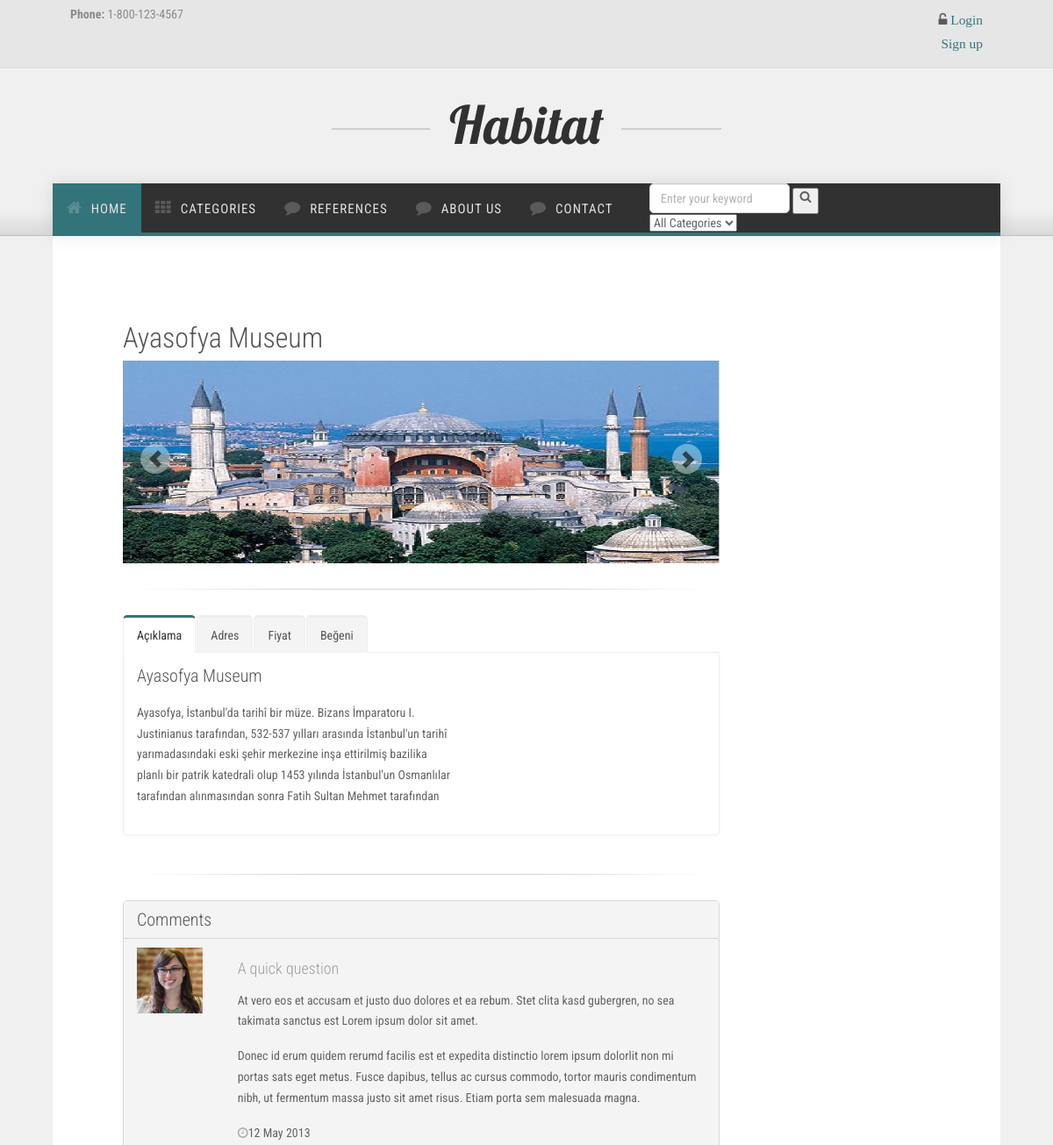
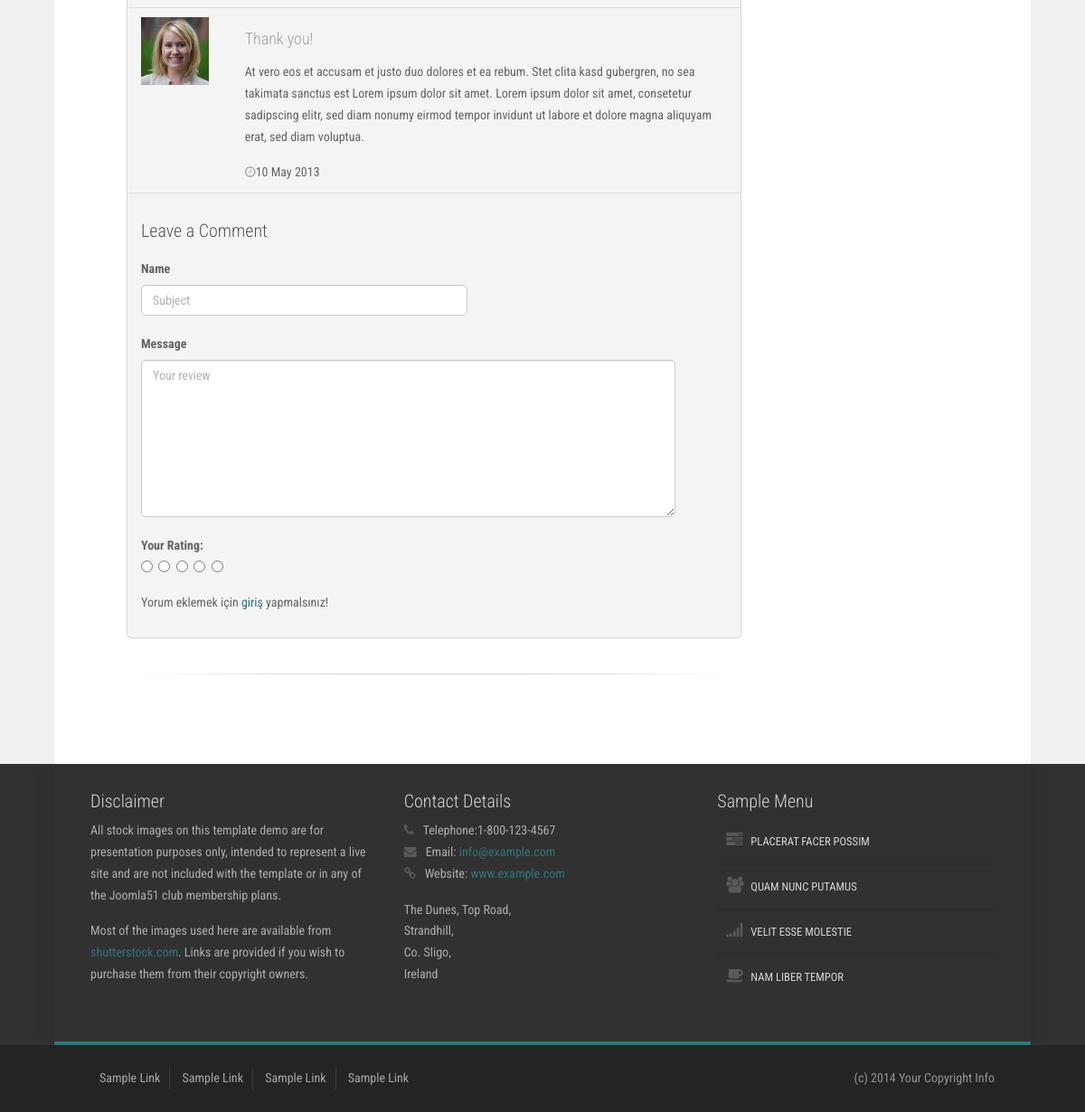
The app's page /place/3/Ayasofya-Museum/ with its own data (2 pictures, top to bottom).
### place/models.py (models this page shows, shortened)
class Place(models.Model):
    STATUS = (
        ('True', 'Evet'),
        ('False', 'Hayır'),
    )
    category = models.ForeignKey(Category, on_delete=models.CASCADE)
    title = models.CharField(max_length=150)
    keywords = models.CharField(max_length=255)
    description = models.CharField(max_length=255)
    image = models.ImageField(blank=True, upload_to='images/')
    price = models.FloatField()
    address = models.TextField()
    detail = RichTextUploadingField()
    slug = models.SlugField(null=False, unique=True)
    like = models.IntegerField()
    status = models.CharField(max_length=10, choices=STATUS)
    create_at = models.DateTimeField(auto_now_add=True)
    update_at = models.DateTimeField(auto_now=True)

### home/views.py (the view)
# urls.py: path('place/<int:id>/<slug:slug>/', views.place_detail, name='place_detail'),
def place_detail(request,id,slug):
    category = Category.objects.all()
    place = Place.objects.get(pk=id)
    images = Images.objects.filter(place_id=id)
    comments= Comment.objects.filter(place_id=id,status='True')
    context = {'place': place,
               'category': category,
               'images': images,
               'comments': comments,
               }
    return render(request,'place_detail.html',context)

### home/templates/place_detail.html (shortened to what this page needs)
{% extends "homebase.html" %}
{% block content %}
    <div id="content">
        <div class="container background-white">
            <div class="row margin-vert-30">
                <div class="col-md-12 margin-top-30">
                    <div id="content">
                        <div class="container background-white">
                            <div class="row margin-vert-40">
                                <div class="col-md-9">
                                    <h2>{{ place.title }}</h2>
                                    <div id="carousel-example-1" class="carousel slide" data-ride="carousel">
                                        <div class="carousel-inner">
                                            <div class="item active">
                                                <img src="{{ place.image.url }}">
                                            </div>
                                        </div>
                                        <a class="left carousel-control" href="#carousel-example-1" data-slide="prev">
                                            <span class="glyphicon glyphicon-chevron-left"></span>
                                        </a>
                                        <a class="right carousel-control" href="#carousel-example-1" data-slide="next">
                                            <span class="glyphicon glyphicon-chevron-right"></span>
                                        </a>
                                    </div>
                                    <hr>
                                    <div class="tabs">
                                        <ul class="nav nav-tabs">
                                            <li class="active">
                                                <a href="#sample-1a" data-toggle="tab">Açıklama</a>
                                            </li>
                                            <li>
                                                <a href="#sample-1b" data-toggle="tab">Adres</a>
                                            </li>
                                            <li>
                                                <a href="#sample-1c" data-toggle="tab">Fiyat</a>
                                            </li>
                                            <li>
                                                <a href="#sample-1d" data-toggle="tab">Beğeni</a>
                                            </li>
                                        </ul>
                                        <div class="tab-content">
                                            <div class="tab-pane fade in active" id="sample-1a">
                                                <div class="row">
                                                    <div class="col-md-7">
                                                        <h3 class="no-margin no-padding">{{ place.title }}</h3>
                                                        <p>{{ place.detail | safe }}</p>
                                                    </div>
                                                    <div class="clearfix"></div>
                                                </div>
                                            </div>
                                        </div>
                                    </div>
                                    <hr>
                                    <div class="blog-recent-comments panel panel-default margin-bottom-30">
                                        <div class="panel-heading">
                                            <h3>Comments</h3>
                                        </div>
                                        <ul class="list-group">
                                            <li class="list-group-item">
                                                <div class="row">
                                                    <div class="col-md-2 profile-thumb">
                                                        <a href="#">
                                                            <img class="media-object" src="assets/img/profiles/53.jpg" alt="">
                                                        </a>
                                                    </div>
                                                    <div class="col-md-10">
                                                        <h4>A quick question</h4>
                                                        <p>At vero eos et accusam et justo duo dolores et ea rebum. Stet clita kasd gubergren, no sea takimata sanctus est Lorem ipsum dolor sit amet.</p>
                                                        <p>Donec id erum quidem rerumd facilis est et expedita distinctio lorem ipsum dolorlit non mi portas sats eget metus. Fusce dapibus, tellus ac cursus commodo, tortor mauris condimentum nibh, ut
                                                            fermentum massa justo sit amet risus. Etiam porta sem malesuada magna.</p>
                                                        <span class="date">
                                                                <i class="fa fa-clock-o color-gray-light"></i>12 May 2013</span>
                                                    </div>
                                                </div>
                                            </li>
                                            <li class="list-group-item">
                                                <div class="row">
                                                    <div class="col-md-2 profile-thumb">
                                                        <a href="#">
                                                            <img class="media-object" src="assets/img/profiles/37.jpg" alt="">
                                                        </a>
                                                    </div>
                                                    <div class="col-md-10">
                                                        <h4>Thank you!</h4>
                                                        <p>At vero eos et accusam et justo duo dolores et ea rebum. Stet clita kasd gubergren, no sea takimata sanctus est Lorem ipsum dolor sit amet. Lorem ipsum dolor sit amet, consetetur sadipscing elitr,
                                                            sed diam nonumy eirmod tempor invidunt ut labore et dolore magna aliquyam erat, sed diam voluptua.</p>
                                                        <span class="date">
                                                                <i class="fa fa-clock-o color-gray-light"></i>10 May 2013</span>
                                                    </div>
                                                </div>
                                            </li>
                                            <li class="list-group-item">
                                                <div class="blog-comment-form">
                                                    <div class="row margin-top-20">
                                                        <div class="col-md-12">
                                                            <div class="pull-left">
                                                                <h3>Leave a Comment</h3>
                                                            </div>
                                                        </div>
                                                    </div>
                                                    <div class="row margin-top-20">
                                                        <div class="col-md-12">
                                                            <form action="/place/addcomment/{{ place.id }}">
                                                                <label>Name</label>
                                                                <div class="row margin-bottom-20">
                                                                    <div class="col-md-7 col-md-offset-0">
                                                                        <input class="form-control" type="text" name="subject" id="id_subject" placeholder="Subject" />
                                                                    </div>
                                                                </div>
                                                                <label>Message</label>
                                                                <div class="row margin-bottom-20">
                                                                    <div class="col-md-11 col-md-offset-0">
                                                                        <textarea class="form-control" name="comment" id="id_comment" placeholder="Your review" rows="8"></textarea>
                                                                    </div>
                                                                </div>
                                                                <div class="form-group">
                                                                    <div class="input-rating">
                                                                        <strong class="text-uppercase"> Your Rating: </strong>
                                                                        <div class="stars">
                                                                            <input type="radio" id="star5" name="rate" value="5" /> <label for="star5"></label>
                                                                            <input type="radio" id="star4" name="rate" value="4" /> <label for="star4"></label>
                                                                            <input type="radio" id="star3" name="rate" value="3" /> <label for="star3"></label>
                                                                            <input type="radio" id="star2" name="rate" value="2" /> <label for="star2"></label>
                                                                            <input type="radio" id="star1" name="rate" value="1" /> <label for="star1"></label>
                                                                        </div>
                                                                    </div>
                                                                </div>
                                                                <p>
                                                                    {% if user.id is not None %}
                                                                        <button class="btn btn-primary" type="submit">Send Message</button>
                                                                    {% else %}
                                                                        Yorum eklemek için <a href="/login">giriş</a>  yapmalsınız!
                                                                    {% endif %}
                                                                </p>
                                                            </form>
                                                        </div>
                                                    </div>
                                                </div>
                                            </li>
                                        </ul>
                                    </div>
                                    <hr class="margin-top-30">
                                </div>
                            </div>
                        </div>
                    </div>
                </div>
            </div>
        </div>
    </div>
{% endblock %}

### home/static/css/nexus.css (style rules this page uses)
html { overflow-y: scroll; }
body { line-height: 1.7em; font-family: Roboto Condensed; font-size: 14px; font-weight: 400; background-color: #f0f0f0; color: #656565; }
.container { max-width: 1080px; padding-left: 40px; padding-right: 40px; width: 100%; }
.color-gray-light { color: #b3b3b3 !important; }
.color-gray-light[class^="fa-"]:before, .color-gray-light[class*=" fa-"]:before { color: #b3b3b3; }
.margin-vert-30 { margin-top: 30px; margin-bottom: 30px; }
.margin-vert-40 { margin-top: 40px; margin-bottom: 40px; }
.no-padding { padding: 0 0 4px !important; }
.no-margin { margin: 0 !important; }
.margin-top-20 { margin-top: 20px; }
.margin-top-30 { margin-top: 30px; }
.margin-bottom-20 { margin-bottom: 20px; }
.margin-bottom-30 { margin-bottom: 30px; }
.background-white { background-color: #FFFFFF; }
h2 { font-weight: 300; line-height: 1em; margin: 0 0 10px; color: #555555; font-family: 'Roboto Condensed', sans-serif; font-size: 32px; }
h3 { font-size: 20px; font-weight: 300; padding: 0; font-family: 'Roboto Condensed', sans-serif; margin: 0; color: #555555; }
h4 { font-size: 18px; font-weight: 300; color: #9e9e9e; margin-bottom: 10px; line-height: 1.6; }
a { text-decoration: none; color: #33747a; -webkit-transition: color 0.15s ease-in; -moz-transition: color 0.15s ease-in; -o-transition: color 0.15s ease-in; transition: color 0.15s ease-in; }
a, a:hover, a:active, a:focus { outline: 0; text-decoration: none; }
p { margin-bottom: 16px; }
hr { background: url("../img/hr.png") no-repeat scroll 50% 0 transparent; border: medium none; height: 19px; margin: 20px 0 20px; }
img { max-width: 100% ; }
[class^="fa-"]:before, [class*=" fa-"]:before { font-family: FontAwesome; font-style: normal; font-weight: normal; line-height: 1; -webkit-font-smoothing: antialiased; -moz-osx-font-smoothing: grayscale; padding-right: 10px; color: rgba(0, 0, 0, 0.6); }
i.fa { display: inline-block; }
i.fa:before { padding-right: 0; }
.glyphicon { display: inline-block; font-family: 'Glyphicons Halflings'; font-style: normal; font-weight: 400; line-height: 1; position: relative; top: 1px; }
.tabs { border-radius: 4px; margin-bottom: 35px; }
.tabs .nav-tabs { margin: 0; font-size: 0; border-bottom-color: #EEE; }
.tabs .nav-tabs li { display: inline-block; float: none; }
.tabs .nav-tabs li a { border-radius: 5px 5px 0 0; font-size: 14px; margin-right: 1px; }
.tabs .nav-tabs li:last-child a { margin-right: 0; }
.tabs .nav-tabs li a, .tabs .nav-tabs li a:hover { background: #F4F4F4; border-bottom: none; border-left: 1px solid #EEE; border-right: 1px solid #EEE; border-top: 3px solid #EEE; color: #555555; }
.tabs .nav-tabs li.active a, .tabs .nav-tabs li.active a:hover, .tabs .nav-tabs li.active a:focus { background: #FFF; border-left-color: #EEE; border-right-color: #EEE; border-top: 3px solid #33747a; color: #333333; outline: none; }
.tabs .tab-content { border-radius: 0 5px 5px 5px; box-shadow: 0 1px 5px 0 rgba(0, 0, 0, 0.04); background-color: #FFF; border: 1px solid #EEE; border-top: 0; padding: 15px; }
.carousel-control { background-image: none !important; background: rgba(255, 255, 255, 0.4); width: 34px; border-radius: 50px; font-size: 16px !important; height: 34px; margin-top: -20px; top: 50%; text-shadow: none; opacity: 1; }
.carousel-control.left span, .carousel-control.icon-prev span, .carousel-control.right span, .carousel-control.icon-next span { font-size: 20px; margin-top: -10px; color: rgba(0, 0, 0, 0.6); }
.carousel-control.left, .carousel-control.icon-prev { left: 20px; }
.carousel-control.right, .carousel-control.icon-next { right: 20px; }
.carousel-control .icon-next, .carousel-control .glyphicon-chevron-right { right: auto; }

### records on screen
Place: title "Ayasofya Museum", image (picture), detail "Ayasofya, İstanbul'da tarihî bir müze. Bizans İmparatoru I. Justinianus tarafından, 532-537 yılları arasında İstanbul'un tarihî yarımadasındaki eski şehir merkezine inşa ettirilmiş bazilika planlı bir patrik katedrali olup 1453 yılında İstanbul'un Osmanlılar tarafından alınmasından sonra Fatih Sultan Mehmet tarafından"
